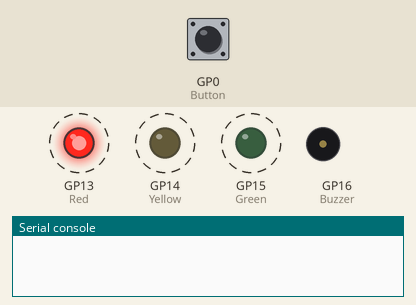
Bench run of a program on a simulated Raspberry Pi Pico running MicroPython. On the bench: output pins drawn as LEDs (lit = HIGH), buzzer (waves = sounding), the last lines printed to the serial console. Dashed ring = blinking. The test bench sets the inputs (shaded band); at power-on: GP0 (Button) LOW. Threads take turns every 2 ms.

Above: at 1.25 s.
1.3 s: GP0 (Button) pulled HIGH for 0.15 s
At 1.45 s:
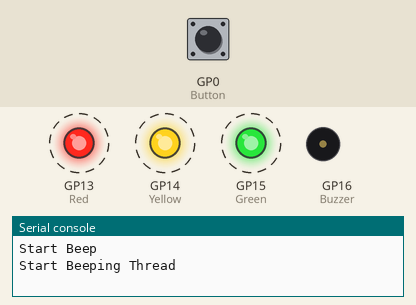
4.3 s: GP0 (Button) pulled HIGH for 1 s
At 4.45 s:
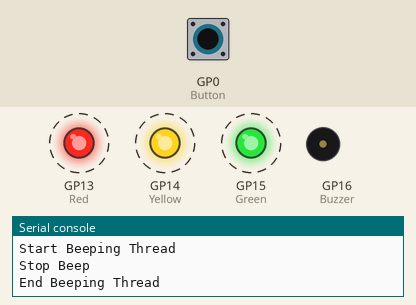
7.3 s: GP0 (Button) pulled HIGH for 3.2 s
At 8.05 s:
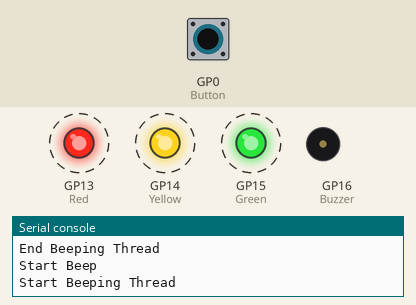
Timing chart, 0 to 18.0 s (numbered marks = the images above; inputs shaded):
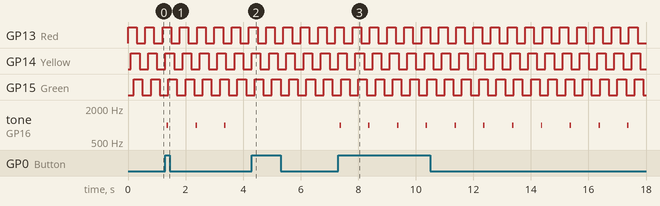

The program:

Experiment_6.py
```python
# Red,Yellow and Green LED blinking and a beeping Buzzer controled by Button

from machine import Pin, PWM, Timer
from utime import sleep_ms
from _thread import start_new_thread
debounce_timer = Timer()

Button = Pin(0, Pin.IN, Pin.PULL_DOWN)
Red = Pin(13, Pin.OUT)
Yellow = Pin(14, Pin.OUT)
Green = Pin(15, Pin.OUT)

Buzzer = PWM(Pin(16))
Buzzer.duty_u16(0)
Frequency = 1000

Beeping = False

def Beep():
    global Beeping
    OnTime = 50
    print("Start Beeping Thread")
    while Beeping:
        Buzzer.duty_u16(32767)
        sleep_ms(OnTime)
        Buzzer.duty_u16(0)
        sleep_ms(1000 - OnTime)
    print("End Beeping Thread")

def ButtonIRQHandler(pin):
    global Beeping
    debounce_timer.init(mode = Timer.ONE_SHOT, period = 50, callback = debounce_callback)

def debounce_callback(timer):
    global Beeping
    if Button.value() == 1:
        if Beeping == False:
            print("Start Beep")
            Beeping = True
            start_new_thread(Beep, ())
        else:
            Beeping = False
            print("Stop Beep")

Button.irq(trigger = Pin.IRQ_RISING, handler = ButtonIRQHandler)

Red.value(0)
Yellow.value(0)
Green.value(0)
while True:
    Red.toggle()
    sleep_ms(100)
    Yellow.toggle()
    sleep_ms(100)
    Green.toggle()
    sleep_ms(100)
# Pin 0(1) > Button > 36
# Pin 15(20) > Buzzer > 38
# Pin 10(14) > Red > 330 R > 38
# Pin 11(15) > Yellow > 330 R > 38
# Pin 12(16) > Green > 330 R > 38
```

Measured:
- after the input at 1.3 s, tone on GP16 (Buzzer): alternates 1000 Hz for 0.05 s and silent for 0.95 s, starting after 0.05 s
- after the input at 4.3 s, tone on GP16 (Buzzer): stops changing and stays silent
- after the input at 7.3 s, tone on GP16 (Buzzer): alternates 1000 Hz for 0.05 s and silent for 0.95 s, starting after 0.05 s
- by itself, GP13 (Red), GP14 (Yellow), GP15 (Green): alternates HIGH for 0.30 s and LOW for 0.30 s
